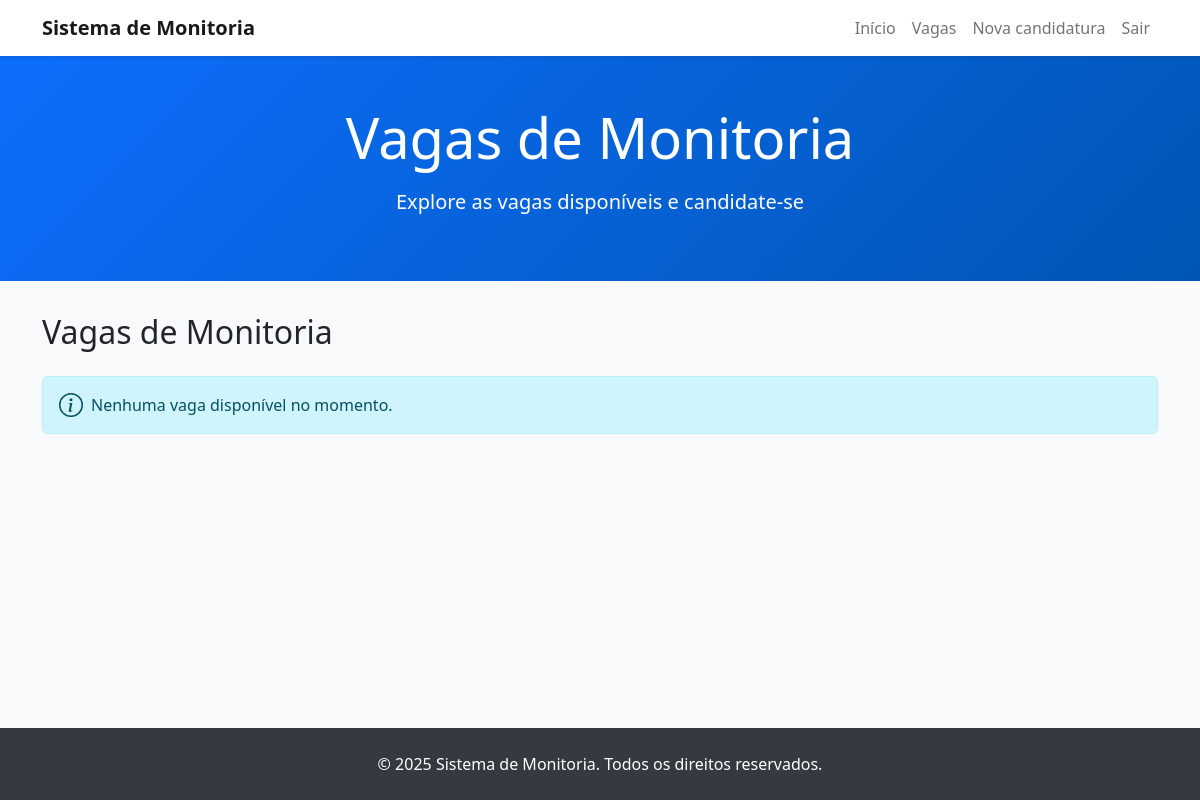
The page /vagas/ (signed in) on the database as committed earlier.
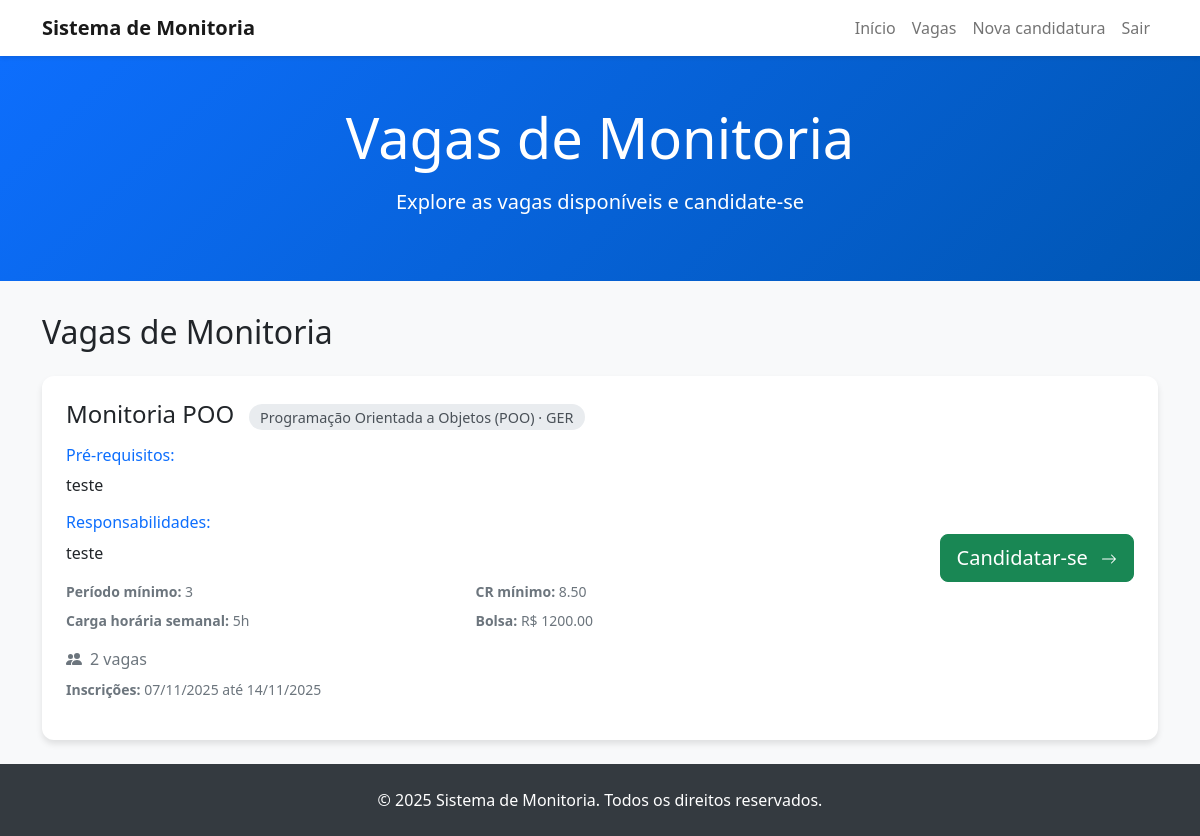
The same page on the database as committed later.
### content_app/models.py (models this page shows, shortened)
class TempoRegistro(models.Model):
    created_at = models.DateTimeField(auto_now_add=True)
    updated_at = models.DateTimeField(auto_now=True)
    class Meta:
        abstract = True

class VagaMonitoria(TempoRegistro):
    titulo = models.CharField(max_length=150)
    disciplina = models.ForeignKey(Disciplina, on_delete=models.PROTECT, related_name="vagas")
    prerequisitos = models.TextField(blank=True)
    responsabilidades = models.TextField(blank=True)
    periodo_minimo = models.PositiveSmallIntegerField(null=True, blank=True)
    cr_minimo = models.DecimalField(max_digits=4, decimal_places=2, null=True, blank=True,
                                    validators=[MinValueValidator(Decimal("0")), MaxValueValidator(Decimal("10"))])
    quantidade_vagas = models.PositiveSmallIntegerField(default=1, validators=[MinValueValidator(1)])
    carga_horaria_semanal = models.PositiveSmallIntegerField(default=4, validators=[MinValueValidator(1)])
    bolsa_valor = models.DecimalField(max_digits=9, decimal_places=2, null=True, blank=True)
    inscricoes_inicio = models.DateField(default=timezone.now)
    inscricoes_fim = models.DateField(default=timezone.now)
    monitoria_inicio = models.DateField(default=timezone.now)
    monitoria_fim = models.DateField(default=timezone.now)
    status = models.CharField(max_length=20, choices=VagaMonitoriaStatus.choices, default=VagaMonitoriaStatus.RASCUNHO)
    publicado_em = models.DateTimeField(null=True, blank=True)
    criado_por = models.ForeignKey(User, on_delete=models.PROTECT, related_name="vagas_criadas")
    atualizado_por = models.ForeignKey(User, null=True, blank=True, on_delete=models.SET_NULL,
                                       related_name="vagas_atualizadas")
    permitir_edicao_submetida = models.BooleanField(default=False)
    ativo = models.BooleanField(default=True)
    class Meta:
        ordering = ["-created_at"]
        verbose_name = "Vaga de Monitoria"
        verbose_name_plural = "Vagas de Monitoria"
    @property
    def inscricoes_abertas(self) -> bool:
        hoje = timezone.now().date()
        return self.status == VagaMonitoriaStatus.PUBLICADA and self.inscricoes_inicio <= hoje <= self.inscricoes_fim

class Disciplina(TempoRegistro):
    nome = models.CharField(max_length=150)
    codigo = models.CharField(max_length=20, unique=True)
    departamento = models.ForeignKey(Departamento, on_delete=models.PROTECT, related_name="disciplinas")
    carga_horaria = models.PositiveSmallIntegerField(validators=[MinValueValidator(1)])
    periodo = models.CharField(max_length=30)
    semestre = models.CharField(max_length=20)
    coordenador = models.ForeignKey(User, on_delete=models.PROTECT, related_name="disciplinas_coordenadas")
    ativo = models.BooleanField(default=True)
    class Meta:
        ordering = ["codigo"]
        unique_together = ("nome", "departamento", "semestre")

class Departamento(TempoRegistro):
    nome = models.CharField(max_length=150)
    sigla = models.CharField(max_length=16, unique=True)
    descricao = models.TextField(blank=True)
    ativo = models.BooleanField(default=True)
    class Meta:
        ordering = ["nome"]
        verbose_name = "Departamento"
        verbose_name_plural = "Departamentos"

### content_app/views.py (the view)
# urls.py: path("vagas/", views.listar_vagas, name="listar_vagas"),
@login_required
def listar_vagas(request):
    hoje = timezone.now().date()
    vagas = (
        VagaMonitoria.objects.select_related("disciplina", "disciplina__departamento")
        .filter(
            status=VagaMonitoriaStatus.PUBLICADA,
            ativo=True,
            inscricoes_fim__gte=hoje,
        )
        .order_by("inscricoes_fim")
    )
    departamentos = Disciplina.objects.values_list("departamento__sigla", flat=True).distinct()
    return render(
        request,
        "listar_vagas.html",
        {
            "vagas": vagas,
            "departamentos": departamentos,
        },
    )

### streaming_platform/templates/listar_vagas.html (shortened to what this page needs)
{% extends 'base.html' %}
{% block hero_title %}Vagas de Monitoria{% endblock %}
{% block hero_subtitle %}Explore as vagas disponíveis e candidate-se{% endblock %}
{% block content %}
<div class="container page-container">
    <div class="d-flex justify-content-between align-items-center mb-4">
        <h2 class="mb-0">Vagas de Monitoria</h2>
    </div>
    <div class="row g-4">
        {% if vagas %}
        {% for vaga in vagas %}
        <div class="col-12">
            <div class="card vaga-card bg-white">
                <div class="card-body">
                    <div class="row">
                        <div class="col-md-9 col-12">
                            <h4 class="card-title mb-3">
                                {{ vaga.titulo }}
                                <span class="disciplina-tag">
                                    {{ vaga.disciplina.nome }}
                                    {% if vaga.disciplina.departamento %}
                                        · {{ vaga.disciplina.departamento.sigla }}
                                    {% endif %}
                                </span>
                            </h4>
                            <div class="mb-3">
                                <h6 class="text-primary mb-2">Pré-requisitos:</h6>
                                <p class="mb-3">{{ vaga.prerequisitos }}</p>
                                <h6 class="text-primary mb-2">Responsabilidades:</h6>
                                <p class="mb-3">{{ vaga.responsabilidades }}</p>
                                <div class="row text-secondary small mb-3">
                                    <div class="col-sm-6 mb-2">
                                        <strong>Período mínimo:</strong> {{ vaga.periodo_minimo|default:"-" }}
                                    </div>
                                    <div class="col-sm-6 mb-2">
                                        <strong>CR mínimo:</strong> {{ vaga.cr_minimo|default:"-" }}
                                    </div>
                                    <div class="col-sm-6">
                                        <strong>Carga horária semanal:</strong> {{ vaga.carga_horaria_semanal }}h
                                    </div>
                                    <div class="col-sm-6">
                                        <strong>Bolsa:</strong>
                                        {% if vaga.bolsa_valor %}
                                            R$ {{ vaga.bolsa_valor }}
                                        {% else %}
                                            Não informada
                                        {% endif %}
                                    </div>
                                </div>
                                <div class="d-flex align-items-center">
                                    <span class="text-secondary">{{ vaga.quantidade_vagas }} vaga{{ vaga.quantidade_vagas|pluralize }}</span>
                                </div>
                                <div class="mt-2 text-secondary small">
                                    <strong>Inscrições:</strong> {{ vaga.inscricoes_inicio|date:"d/m/Y" }} até {{ vaga.inscricoes_fim|date:"d/m/Y" }}
                                </div>
                            </div>
                        </div>
                        <div class="col-md-3 col-12 action-col mt-3 mt-md-0">
                            {% if vaga.inscricoes_abertas %}
                            <a href="{% url 'cadastrar_candidato_vaga' vaga.id %}" class="btn btn-success btn-lg">
                                Candidatar-se
                                <svg xmlns="http://www.w3.org/2000/svg" width="16" height="16" fill="currentColor" class="bi bi-arrow-right ms-2" viewBox="0 0 16 16">
                                    <path fill-rule="evenodd" d="M1 8a.5.5 0 0 1 .5-.5h11.793l-3.147-3.146a.5.5 0 0 1 .708-.708l4 4a.5.5 0 0 1 0 .708l-4 4a.5.5 0 0 1-.708-.708L13.293 8.5H1.5A.5.5 0 0 1 1 8z"/>
                                </svg>
                            </a>
                            {% else %}
                            <span class="vaga-badge bg-secondary text-white">Inscrições Encerradas</span>
                            {% endif %}
                        </div>
                    </div>
                    </div>
                </div>
            </div>
        </div>
        {% endfor %}
        {% else %}
        <div class="col-12">
            <div class="alert alert-info d-flex align-items-center" role="alert">
                <div>Nenhuma vaga disponível no momento.</div>
            </div>
        </div>
        {% endif %}
    </div>
</div>
{% endblock %}

### streaming_platform/templates/base.html (shortened to what this page needs)
<!DOCTYPE html>
<html lang="pt-BR">
<head>
    <link href="https://cdn.jsdelivr.net/npm/bootstrap@5.2.3/dist/css/bootstrap.min.css" rel="stylesheet">
</head>
<body>
    <nav class="navbar navbar-expand-lg navbar-light sticky-top">
        <div class="container">
            <a class="navbar-brand" href="{% if user.is_authenticated %}{% url 'index' %}{% else %}{% url 'login' %}{% endif %}">
                <strong>Sistema de Monitoria</strong>
            </a>
            <div class="collapse navbar-collapse" id="navbarNav">
                <ul class="navbar-nav ms-auto">
                    {% if user.is_authenticated %}
                        <li class="nav-item">
                            <a class="nav-link" href="{% url 'index' %}">Início</a>
                        </li>
                        <li class="nav-item">
                            <a class="nav-link" href="{% url 'listar_vagas' %}">Vagas</a>
                        </li>
                        <li class="nav-item">
                            <a class="nav-link" href="{% url 'cadastrar_candidato' %}">Nova candidatura</a>
                        </li>
                        <li class="nav-item">
                            <a class="nav-link" href="{% url 'logout' %}">Sair</a>
                        </li>
                    {% else %}
                        <li class="nav-item">
                            <a class="nav-link" href="{% url 'login' %}">Login</a>
                        </li>
                    {% endif %}
                </ul>
            </div>
        </div>
    </nav>
    <div class="hero-section">
        <div class="container text-center">
            <h1 class="display-4 mb-3">{% block hero_title %}Sistema de Monitoria{% endblock %}</h1>
            <p class="lead">{% block hero_subtitle %}{% endblock %}</p>
        </div>
    </div>
    <main>
        {% block content %}{% endblock %}
    </main>
    <footer>
        <div class="container text-center">
            <p class="mb-0">&copy; {% now "Y" %} Sistema de Monitoria. Todos os direitos reservados.</p>
        </div>
    </footer>
</body>
</html>

Rows that differ between the two databases and show on the page:
added VagaMonitoria: titulo "Monitoria POO", disciplina.nome "Programação Orientada a Objetos (POO)", disciplina.departamento.sigla "GER", prerequisitos "teste", responsabilidades "teste", periodo_minimo "3", cr_minimo "8.50", carga_horaria_semanal "5", bolsa_valor "1200.00", quantidade_vagas "2", inscricoes_inicio "07/11/2025", inscricoes_fim "14/11/2025", status "Candidatar-se"
Other text that changed with them:
text no longer shown: "Nenhuma vaga disponível no momento."
